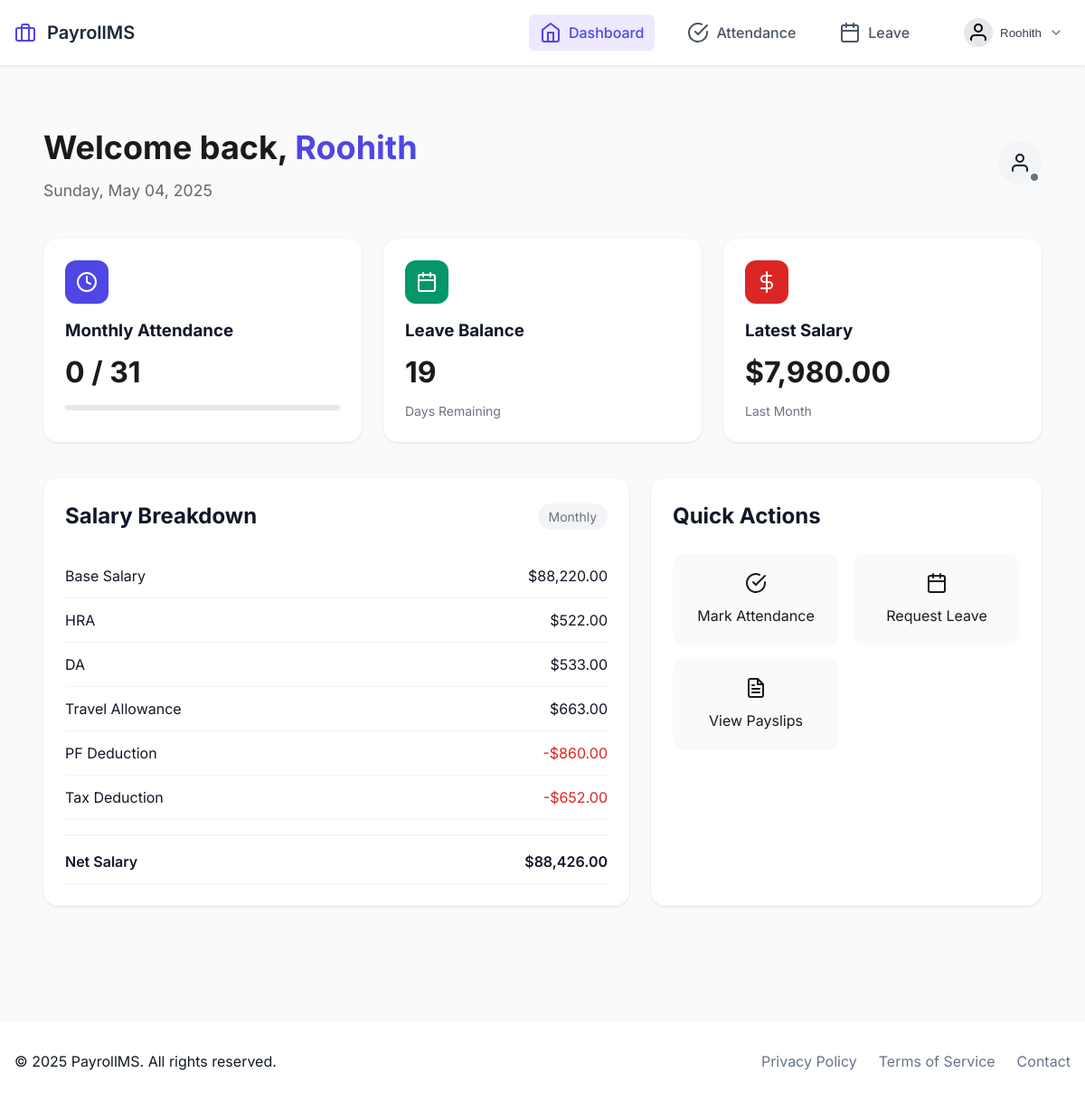
/user/dashboard (signed in), run on an earlier commit of the app's database.
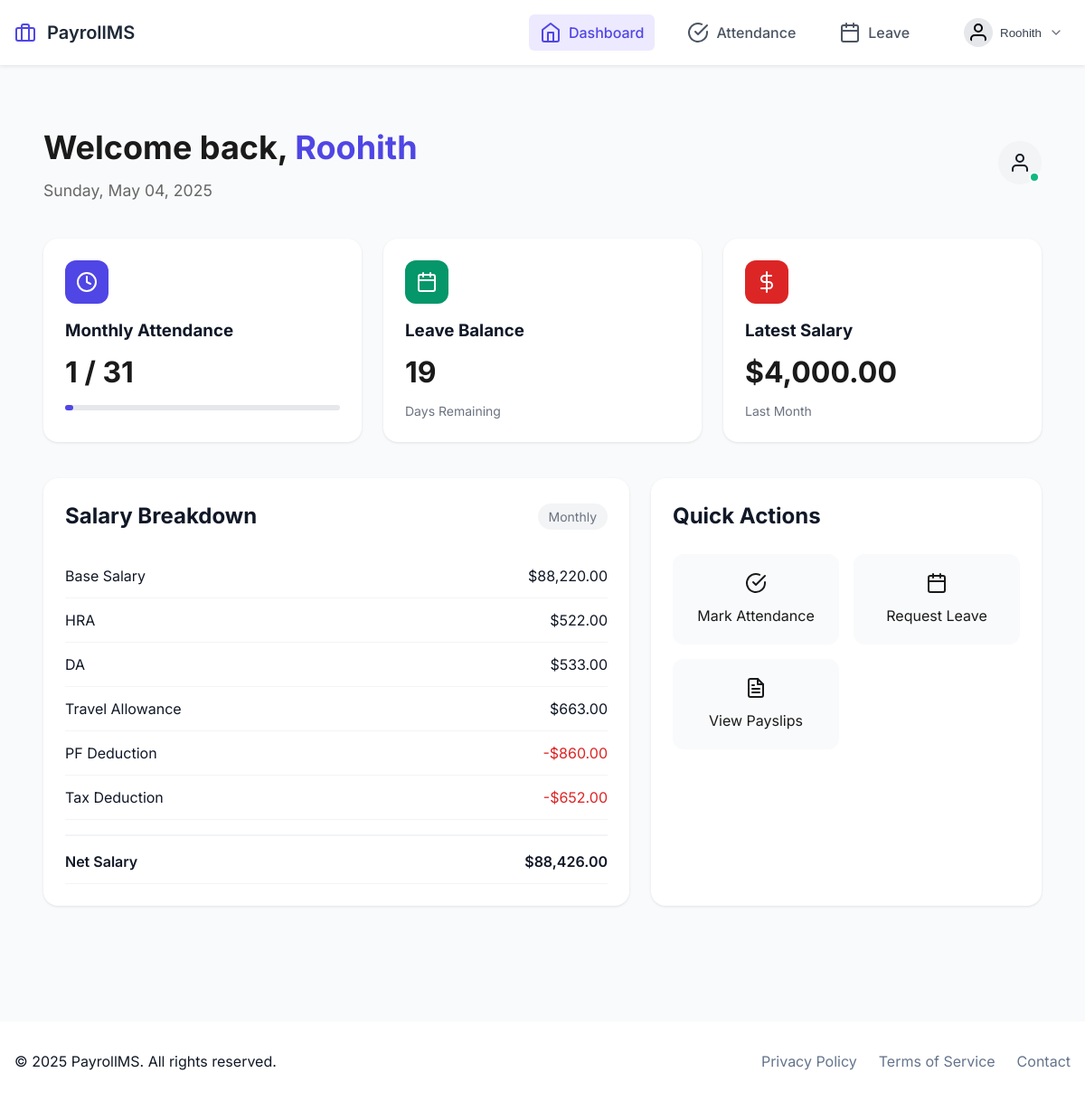
And on a later commit of the database.
### src/models/payroll.py (models this page shows, shortened)
class Payroll(db.Model):
    id = db.Column(db.Integer, primary_key=True)
    employee_id = db.Column(db.Integer, db.ForeignKey('employee.id'), nullable=False)
    month = db.Column(db.Integer, nullable=False)
    year = db.Column(db.Integer, nullable=False)
    basic_salary = db.Column(db.Float, nullable=False)
    deductions = db.Column(db.Float, default=0.0)
    additions = db.Column(db.Float, default=0.0)
    net_salary = db.Column(db.Float, nullable=False)
    status = db.Column(db.String(20), default='pending')  # pending, processed
    created_at = db.Column(db.DateTime, default=datetime.utcnow)
    employee = db.relationship('Employee', backref=db.backref('payrolls', lazy=True))

### src/routes/user.py (the view)
@user_bp.route('/dashboard')
@login_required
def dashboard():
    employee = Employee.query.get(session['user_id'])
    today = date.today()
    month_attendance = Attendance.query.filter_by(
        employee_id=employee.id,
        status='present'
    ).filter(
        Attendance.date.between(
            date(today.year, today.month, 1),
            today
        )
    ).count()
    today_attendance = Attendance.query.filter_by(
        employee_id=employee.id,
        date=today
    ).first()
    total_leaves = Leave.query.filter_by(
        employee_id=employee.id,
        status='approved'
    ).filter(
        Leave.start_date.between(
            date(today.year, 1, 1),
            today
        )
    ).count()
    latest_payroll = Payroll.query.filter_by(
        employee_id=employee.id
    ).order_by(Payroll.created_at.desc()).first()
    stats = {
        'monthly_attendance': month_attendance,
        'working_days': monthrange(today.year, today.month)[1],
        'leave_balance': 20 - total_leaves,  # Assuming 20 leaves per year
        'latest_salary': latest_payroll.net_salary if latest_payroll else 0
    }
    return render_template('dashboard/user.html',
                         current_user=employee,
                         stats=stats,
                         today=today,
                         today_attendance=today_attendance)

### src/app.py (called while the page is built)
def create_app():
    app = Flask(__name__)
    app.config.from_object(Config)
    init_app(app)
    from .routes import init_routes
    init_routes(app)
    @app.context_processor
    def utility_processor():
        return {
            'now': datetime.now()
        }
    @app.route('/')
    def home():
        return render_template('home.html')
    return app

### src/models/employee.py (called while the page is built)
    @property
    def gross_salary(self) -> float:
        return self.base_salary + self.hra + self.da + self.ta

    @property
    def net_salary(self) -> float:
        return self.gross_salary - (self.pf + self.tax)

### src/routes/auth.py (called while the page is built)
def login_required(f: Callable) -> Callable:
    @wraps(f)
    def decorated_function(*args: Any, **kwargs: Any) -> Union[Response, Any]:
        if 'user_id' not in session:
            flash('Please log in first.', 'danger')
            return redirect(url_for('auth.login'))
        return f(*args, **kwargs)
    return decorated_function

### src/templates/dashboard/user.html (shortened to what the changed rows need)
{% extends "base.html" %}
{% block content %}
<div class="user-dashboard">
    <div class="dashboard-header">
        <div class="header-content">
            <h1>Welcome back, <span class="user-name">{{ current_user.name }}</span></h1>
        </div>
        <div class="profile-section">
            <div class="profile-badge">
                <i data-feather="user" class="profile-icon"></i>
                <span class="profile-status {{ 'online' if today_attendance else 'offline' }}"></span>
            </div>
        </div>
    </div>
    <div class="stats-grid">
        <div class="stat-card attendance">
            <div class="stat-content">
                <h3>Monthly Attendance</h3>
                <p class="stat-value">{{ stats.monthly_attendance }} / {{ stats.working_days }}</p>
                <div class="progress-bar">
                    <div class="progress" style="width: {{ (stats.monthly_attendance / stats.working_days * 100)|round }}%"></div>
                </div>
            </div>
        </div>
        <div class="stat-card salary">
            <div class="stat-content">
                <h3>Latest Salary</h3>
                <p class="stat-value">${{ "{:,.2f}".format(stats.latest_salary) }}</p>
                <p class="stat-subtitle">Last Month</p>
            </div>
        </div>
    </div>
    <div class="dashboard-grid">
        <div class="grid-item salary-breakdown">
            <div class="card-header">
                <h2>Salary Breakdown</h2>
            </div>
        </div>
        <div class="grid-item quick-actions">
            <div class="card-header">
                <h2>Quick Actions</h2>
            </div>
        </div>
    </div>
</div>
{% endblock %}

What changed in the data, as far as the page shows it:
no longer on this page (row unchanged): Payroll: latest_salary "7,980.00"
added Payroll: latest_salary "4,000.00"
Also different on the page:
{{ stats.monthly_attendance }}: "0" → "1"
